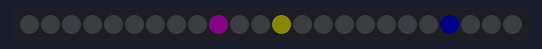
A program run on a simulated Raspberry Pi (BCM pin numbers). Parts: 24 RGB LEDs in strip order, left to right. Dim RGB values are drawn brighter than linear; the clock reads 2024-03-15 10:24:30 at power-on unless the program sets it.

Above: at 0.1 s.
At 3.3 s:
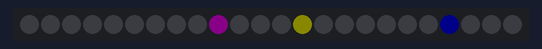
At 8.1 s:
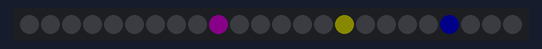
At 18.1 s:
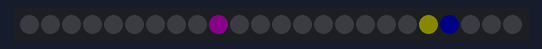
At 28.1 s:
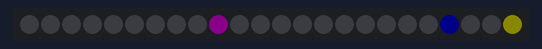
At 38.1 s:
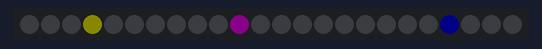

The program:

clock.py
```python
import board
import time
import datetime
import neopixel
import math

# setup the pixels
pixels = neopixel.NeoPixel(board.D18, 24)

# clear the ring
pixels.fill((0,0,0))

last_hour = 0
last_minute = 0
last_second = 0

# while forever
while True:
  # get the date time
  t = datetime.datetime.now().time()
  h = math.floor((t.hour % 12)*2)
  m = math.floor(t.minute/(60/24))
  s = math.floor(t.second/(60/24))

  # if the seconds position has changed
  if last_second != s :
    # if the second was on the hour or minute then don't update else...
    if last_second != h and last_second != m:
      pixels[last_second] = (0,0,0)
    last_second = s
    pixels[last_second] = (10,10,0)

  # if the minutes position has changed or
  # the seconds position has wiped out the minutes
  if last_minute != m or last_minute == last_second:
    # if the minute was on the hour then don't update else...
    if last_minute != h:
      pixels[last_minute] = (0,0,0)
    last_minute = m
    pixels[last_minute] = (10,0,10)

  # if the hour position has changed or
  # the seconds or minutes position has wiped out the hour
  if last_hour != h or last_hour == last_second or last_hour == last_minute:
    pixels[last_hour] = (0,0,0)
    last_hour = h
    pixels[last_hour] = (0,0,10)

  # sleep for 2/5ths of a second so we update a little more than twice a second
  time.sleep(0.4)
```

Measured:
- what the display in image 1 shows lasts 2.0 s, from 3.2 s to 5.2 s
